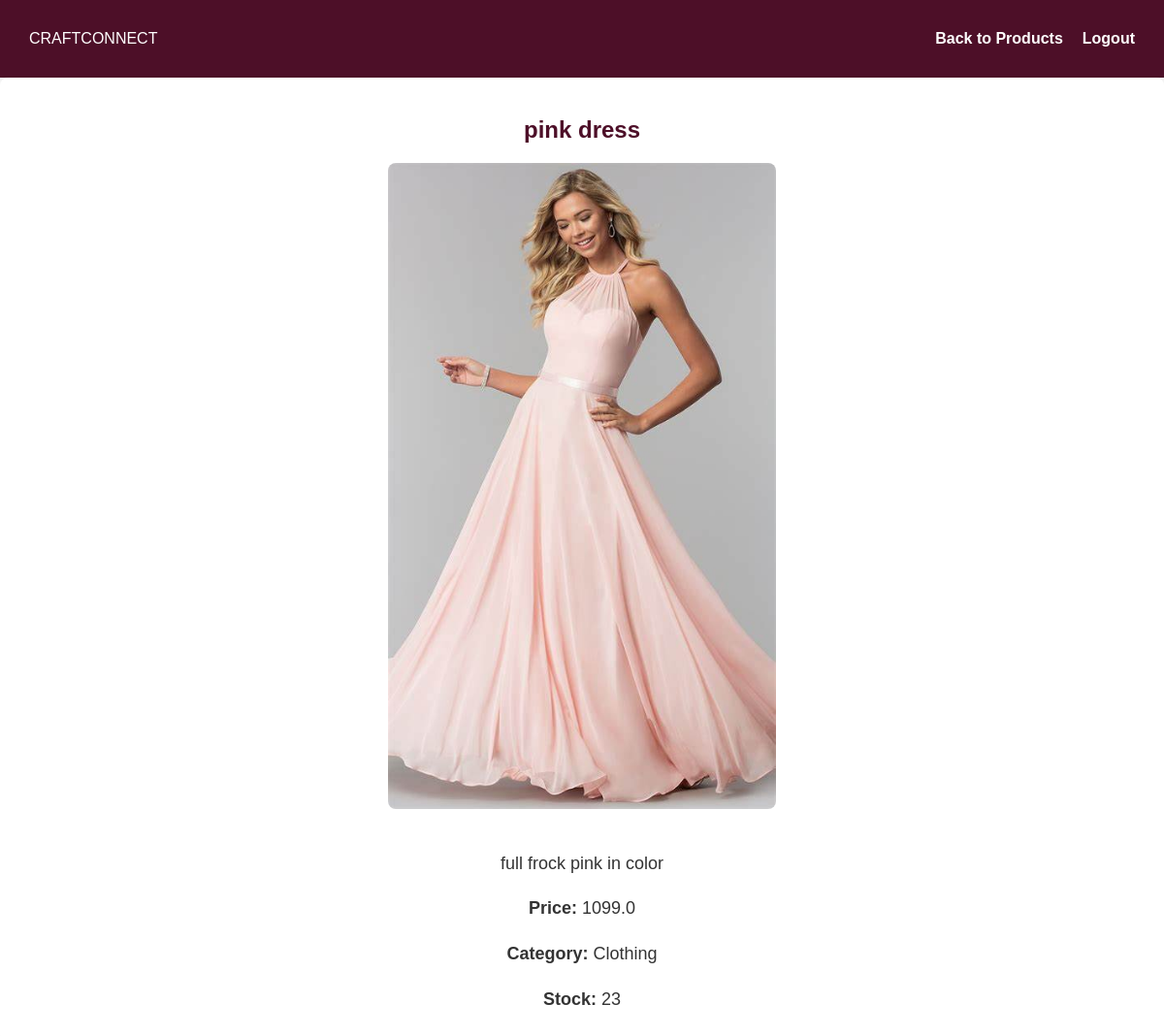
The page /view_product/2 (signed in) on the database its author committed.
### tables this page shows
CREATE TABLE products (
            id INTEGER PRIMARY KEY AUTOINCREMENT,
            name TEXT NOT NULL,
            description TEXT NOT NULL,
            price REAL NOT NULL,
            image TEXT NOT NULL,
            manufacturer_id INTEGER, approved INTEGER DEFAULT 0, category TEXT, stock_limit INTEGER DEFAULT NULL, size_chart TEXT,
            FOREIGN KEY (manufacturer_id) REFERENCES users (id)
        );

### app.py (the view)
@app.route('/view_product/<int:product_id>')
def view_product(product_id):
    if "user_id" not in session or session["user_type"] != "manufacturer":
        return redirect(url_for("login"))
    conn = sqlite3.connect("craftconnect.db")
    conn.row_factory = sqlite3.Row
    cursor = conn.cursor()
    cursor.execute("SELECT * FROM products WHERE id = ?", (product_id,))
    product = cursor.fetchone()
    conn.close()
    if not product:
        return "Product not found", 404
    return render_template("view_product.html", product=product)

### templates/view_product.html (shortened to what this page needs)
<!DOCTYPE html>
<html lang="en">
<head>
    <link rel="stylesheet" href="{{ url_for('static', filename='css/styles.css') }}">
</head>
<body>
    <nav class="navbar">
        <div class="logo">CRAFTCONNECT</div>
        <ul class="nav-links">
            <li><a href="{{ url_for('manage_products') }}">Back to Products</a></li>
            <li><a href="{{ url_for('logout') }}">Logout</a></li>
        </ul>
    </nav>
    <section class="product-details">
        <h2>{{ product['name'] }}</h2>
        <img src="{{ url_for('static', filename='uploads/' + product['image']) }}" alt="{{ product['name'] }}">
        <p>{{ product['description'] }}</p>
        <p><strong>Price:</strong> {{ product['price'] }}</p>
        <p><strong>Category:</strong> {{ product['category'] }}</p>
        <p><strong>Stock:</strong>
            {% if product['stock_limit'] is not none and product['stock_limit'] > 0 %}
                 {{ product['stock_limit'] }}
            {% elif product['stock_limit'] == 0 %}
                Out of Stock
            {% else %}
                Stock: Unlimited
            {% endif %}
        </p>
    </section>
</body>
</html>

### static/css/styles.css (style rules this page uses)
body { margin: 0; padding: 0; overflow-x: hidden; font-family: Arial, sans-serif; background: white; color: #4D0F28; min-height: 100vh; box-sizing: border-box; width:100%; max-width: 100%; }
.navbar { display: flex; justify-content: space-between; align-items: center; padding: 15px 30px; background: #4D0F28; color: white; box-shadow: 0px 4px 8px rgba(0, 0, 0, 0.1); max-width: 100%; flex-wrap: wrap; }
.nav-links { list-style: none; display: flex; gap: 20px; }
.nav-links a { text-decoration: none; color: white; font-size: 16px; font-weight: bold; transition: color 0.3s ease; }
* { outline: none; box-sizing: border-box; max-width: 100vw; }
.product-details { flex: 2; text-align: left; background: #fff; padding: 20px; border-radius: 8px; box-shadow: 0px 4px 8px rgba(0, 0, 0, 0.1); }
.product-details img { width: 100%; max-width: 400px; border-radius: 8px; margin-bottom: 20px; transition: transform 0.3s ease; cursor: zoom-in; }
.product-details p { font-size: 18px; color: #333; margin-bottom: 10px; line-height: 1.6; }

### templates/view_product.html (style rules this page uses)
.product-details { align-items: center; text-align: center; }

### rows shown on the page
products: name "pink dress", image (picture), description "full frock pink in color", price "1099.0", category "Clothing", stock_limit "23"
